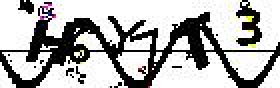
#> input picture python网络数据采集/my_爬虫_进阶_之路/动态html处理与机器图像识别/机器视觉与Tesseract介绍/images/seccode.jpeg, 140 x 44 px, found by its file name (shown 2 times larger)
$ python '对图片进行阈值过滤_test.py'
#> lines starting #> are read from the running program, lines starting #| are printed output that depends on the picture
# coding = utf-8

'''
@author = super_fazai
@File    : 对图片进行阈值过滤_test.py
@Time    : 2017/8/31 14:18
@connect : superonesfazai@gmail.com
'''

"""
随着背景色从左到右不断加深,文字变得越来越难以识别,Tesseract 识别出的 每一行的最后几个字符都是错的。

遇到这类问题,可以先用 Python 脚本对图片进行清理。
利用 Pillow 库,我们可以创建一个 阈值过滤器来去掉渐变的背景色,
只把文字留下来,从而让图片更加清晰,便于 Tesseract 读取:
"""

from PIL import Image
import subprocess

def cleanFile(filePath, newFilePath):
#> called with filePath = './images/seccode.jpeg', newFilePath = './images/seccode.jpeg'
    image = Image.open(filePath)
#> image is the input picture: PIL image 140x44 RGB; mean R, G, B 176.1, 175.6, 175.3

    # 对图片进行阈值过滤,然后保存
    image = image.point(lambda x: 0 if x<143 else 255)
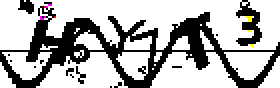
#> image: PIL image 140x44 RGB (shown 2 times larger); mean R, G, B 176.7, 176.3, 176.1
    image.save(newFilePath)

    # 调用系统的tesseract命令对图片进行OCR识别
    subprocess.call(["tesseract", newFilePath, "output"])
#> (this line was passed over: subprocess is not available in this run)

    # 打开文件读取结果
    file = open("output.txt", 'r', encoding='utf-8')
#> (reads python网络数据采集/图像识别与文字处理/output.txt from the repository)
    print(file.read())
    file.close()

# cleanFile("./images/tess2.png", "./images/tess2clean.png")
cleanFile('./images/seccode.jpeg', './images/seccode.jpeg')
'''
测试结果:
Thus IS some text. written In Arial. that will be ,
Tesseract Here are some symbols: IW“ ’
'''
